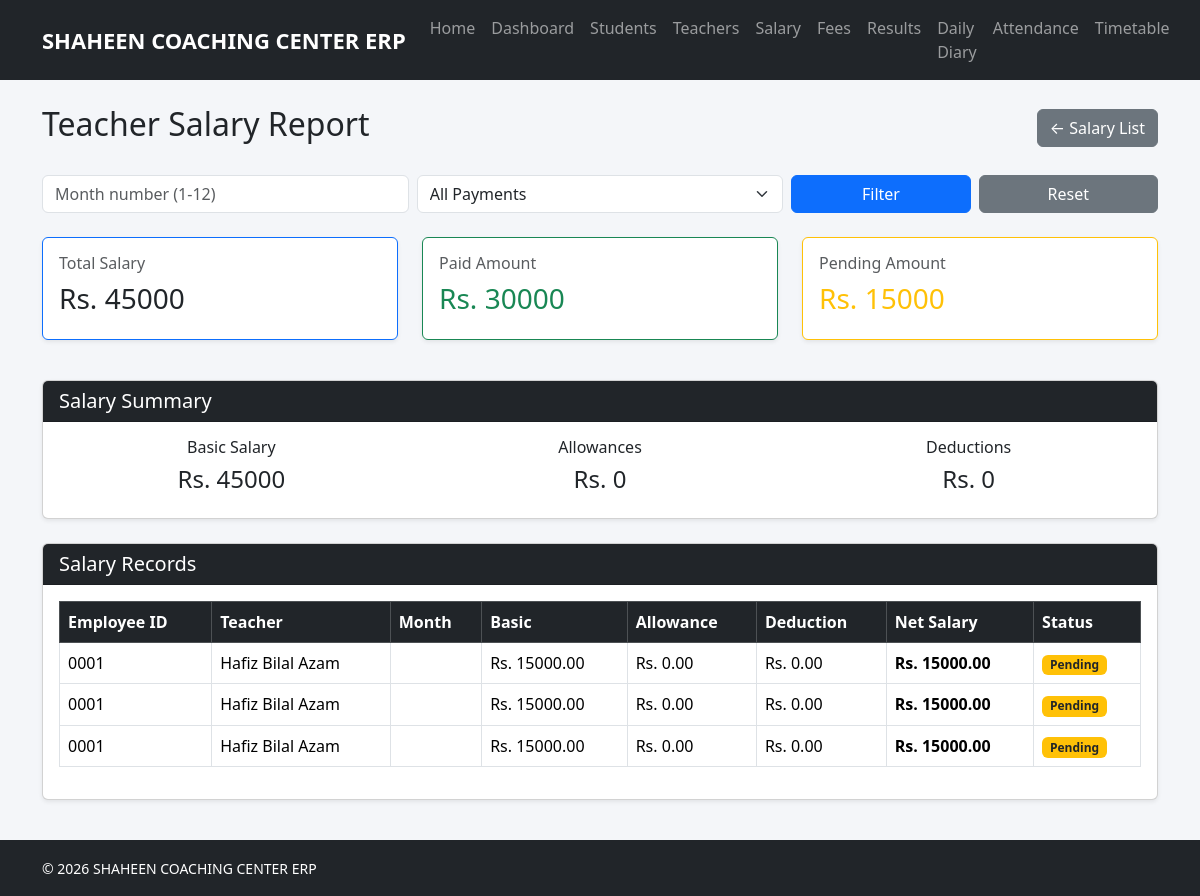
Page /teachers/salary-report/ (signed in) on the committed database.
### salary/models.py (models this page shows, shortened)
class Salary(models.Model):
    MONTH_CHOICES = [
        ("January", "January"),
        ("February", "February"),
        ("March", "March"),
        ("April", "April"),
        ("May", "May"),
        ("June", "June"),
        ("July", "July"),
        ("August", "August"),
        ("September", "September"),
        ("October", "October"),
        ("November", "November"),
        ("December", "December"),
    ]
    PAYMENT_METHODS = [
        ("Cash", "Cash"),
        ("Bank", "Bank"),
        ("JazzCash", "JazzCash"),
        ("EasyPaisa", "EasyPaisa"),
    ]
    teacher = models.ForeignKey(
        Teacher,
        on_delete=models.CASCADE,
        related_name="salary_entries"
    )
    month = models.CharField(
        max_length=20,
        choices=MONTH_CHOICES
    )
    year = models.PositiveIntegerField()
    basic_salary = models.DecimalField(
        max_digits=10,
        decimal_places=2,
        default=0
    )
    allowance = models.DecimalField(
        max_digits=10,
        decimal_places=2,
        default=0
    )
    advance = models.DecimalField(
        max_digits=10,
        decimal_places=2,
        default=0
    )
    deduction = models.DecimalField(
        max_digits=10,
        decimal_places=2,
        default=0
    )
    net_salary = models.DecimalField(
        max_digits=10,
        decimal_places=2,
        default=0
    )
    paid = models.BooleanField(
        default=False
    )
    payment_method = models.CharField(
        max_length=20,
        choices=PAYMENT_METHODS,
        default="Cash"
    )
    payment_date = models.DateField(
        null=True,
        blank=True
    )
    remarks = models.TextField(
        blank=True
    )
    created_at = models.DateTimeField(
        auto_now_add=True
    )
    class Meta:
        ordering = [
            "-year",
            "-id",
        ]
        constraints = [
            models.UniqueConstraint(
                fields=[
                    "teacher",
                    "month",
                    "year",
                ],
                name="unique_salary_teacher_month_year"
            )
        ]

### teachers/models.py (models this page shows, shortened)
class Teacher(models.Model):
    GENDER_CHOICES = [
        ("Male", "Male"),
        ("Female", "Female"),
    ]
    STATUS_CHOICES = [
        ("Active", "Active"),
        ("Inactive", "Inactive"),
    ]
    user = models.OneToOneField(
        User,
        on_delete=models.SET_NULL,
        related_name="teacher_profile",
        blank=True,
        null=True,
    )
    employee_id = models.CharField(
        max_length=20,
        unique=True,
        blank=True,
        null=True,
    )
    first_name = models.CharField(
        max_length=100
    )
    last_name = models.CharField(
        max_length=100,
        blank=True,
    )
    father_name = models.CharField(
        max_length=150
    )
    photo = models.ImageField(
        upload_to="teachers/",
        blank=True,
        null=True,
    )
    gender = models.CharField(
        max_length=10,
        choices=GENDER_CHOICES,
    )
    date_of_birth = models.DateField()
    phone = models.CharField(
        max_length=20
    )
    email = models.EmailField(
        blank=True,
        null=True,
    )
    cnic = models.CharField(
        max_length=15,
        unique=True,
    )
    qualification = models.CharField(
        max_length=150
    )
    subject = models.CharField(
        max_length=100
    )
    salary = models.DecimalField(
        max_digits=10,
        decimal_places=2,
    )
    joining_date = models.DateField()
    address = models.TextField()
    status = models.CharField(
        max_length=10,
        choices=STATUS_CHOICES,
        default="Active",
    )
    created_at = models.DateTimeField(
        auto_now_add=True
    )

### teachers/views.py (the view)
@login_required
@role_required("Super Admin", "Accountant")
def salary_report(request):
    month = request.GET.get("month", "").strip()
    year = request.GET.get("year", "").strip()
    paid = request.GET.get("paid", "").strip()
    salaries = Salary.objects.select_related(
        "teacher"
    ).all()
    if month:
        salaries = salaries.filter(
            month=month
        )
    if year:
        salaries = salaries.filter(
            year=year
        )
    if paid == "true":
        salaries = salaries.filter(
            paid=True
        )
    elif paid == "false":
        salaries = salaries.filter(
            paid=False
        )
    summary = salaries.aggregate(
        total_salary=Sum("net_salary"),
        total_basic=Sum("basic_salary"),
        total_allowance=Sum("allowance"),
        total_advance=Sum("advance"),
        total_deduction=Sum("deduction"),
    )
    paid_amount = salaries.filter(
        paid=True
    ).aggregate(
        total=Sum("net_salary")
    )["total"] or 0
    pending_amount = salaries.filter(
        paid=False
    ).aggregate(
        total=Sum("net_salary")
    )["total"] or 0
    return render(
        request,
        "teachers/salary_report.html",
        {
            "salaries": salaries.order_by(
                "-year",
                "-id"
            ),
            "month": month,
            "year": year,
            "paid": paid,
            "total_salary": summary["total_salary"] or 0,
            "total_basic": summary["total_basic"] or 0,
            "total_allowance": summary["total_allowance"] or 0,
            "total_advance": summary["total_advance"] or 0,
            "total_deduction": summary["total_deduction"] or 0,
            "paid_amount": paid_amount,
            "pending_amount": pending_amount,
        }
    )

### accounts/utils.py (called while the page is built, shortened)
def role_required(*allowed_roles):
    def decorator(view_func):
        @wraps(view_func)
        def wrapper(request, *args, **kwargs):
            if not request.user.is_authenticated:
                return redirect("accounts:login")
            if request.user.is_superuser:
                return view_func(
                    request,
                    *args,
                    **kwargs
                )
        return wrapper
    return decorator

### teachers/templates/teachers/salary_report.html (shortened to what this page needs)
{% extends 'base/base.html' %}
{% block content %}
<div class="d-flex justify-content-between align-items-center mb-4">
    <h2>Teacher Salary Report</h2>
    <a
        href="{% url 'teachers:salary_list' %}"
        class="btn btn-secondary">
        ← Salary List
    </a>
</div>
<form method="GET" class="row g-2 mb-4">
    <div class="col-md-4">
        <input
            type="number"
            name="month"
            class="form-control"
            placeholder="Month number (1-12)"
            min="1"
            max="12"
            value="{{ month }}"
        >
    </div>
    <div class="col-md-4">
        <select
            name="status"
            class="form-select">
            <option value="">
                All Payments
            </option>
        </select>
    </div>
    <div class="col-md-2">
        <button
            type="submit"
            class="btn btn-primary w-100">
            Filter
        </button>
    </div>
    <div class="col-md-2">
        <a
            href="{% url 'teachers:salary_report' %}"
            class="btn btn-secondary w-100">
            Reset
        </a>
    </div>
</form>
<div class="row mb-4">
    <div class="col-md-4 mb-3">
        <div class="card shadow-sm border-primary">
            <div class="card-body">
                <h6 class="text-muted">
                    Total Salary
                </h6>
                <h3>
                    Rs. {{ total_salary }}
                </h3>
            </div>
        </div>
    </div>
    <div class="col-md-4 mb-3">
        <div class="card shadow-sm border-success">
            <div class="card-body">
                <h6 class="text-muted">
                    Paid Amount
                </h6>
                <h3 class="text-success">
                    Rs. {{ paid_amount }}
                </h3>
            </div>
        </div>
    </div>
    <div class="col-md-4 mb-3">
        <div class="card shadow-sm border-warning">
            <div class="card-body">
                <h6 class="text-muted">
                    Pending Amount
                </h6>
                <h3 class="text-warning">
                    Rs. {{ pending_amount }}
                </h3>
            </div>
        </div>
    </div>
</div>
<div class="card shadow-sm mb-4">
    <div class="card-header bg-dark text-white">
        <h5 class="mb-0">
            Salary Summary
        </h5>
    </div>
    <div class="card-body">
        <div class="row text-center">
            <div class="col-md-4">
                <h6>
                    Basic Salary
                </h6>
                <h4>
                    Rs. {{ total_basic }}
                </h4>
            </div>
            <div class="col-md-4">
                <h6>
                    Allowances
                </h6>
                <h4>
                    Rs. {{ total_allowance }}
                </h4>
            </div>
            <div class="col-md-4">
                <h6>
                    Deductions
                </h6>
                <h4>
                    Rs. {{ total_deduction }}
                </h4>
            </div>
        </div>
    </div>
</div>
<div class="card shadow-sm">
    <div class="card-header bg-dark text-white">
        <h5 class="mb-0">
            Salary Records
        </h5>
    </div>
    <div class="card-body">
        <div class="table-responsive">
            <table class="table table-bordered table-hover align-middle">
                <thead class="table-dark">
                    <tr>
                        <th>Employee ID</th>
                        <th>Teacher</th>
                        <th>Month</th>
                        <th>Basic</th>
                        <th>Allowance</th>
                        <th>Deduction</th>
                        <th>Net Salary</th>
                        <th>Status</th>
                    </tr>
                </thead>
                <tbody>
                {% for salary in salaries %}
                    <tr>
                        <td>
                            {{ salary.teacher.employee_id }}
                        </td>
                        <td>
                            {{ salary.teacher.first_name }}
                            {{ salary.teacher.last_name }}
                        </td>
                        <td>
                        </td>
                        <td>
                            Rs. {{ salary.basic_salary }}
                        </td>
                        <td>
                            Rs. {{ salary.allowance }}
                        </td>
                        <td>
                            Rs. {{ salary.deduction }}
                        </td>
                        <td>
                            <strong>
                                Rs. {{ salary.net_salary }}
                            </strong>
                        </td>
                        <td>
                            {% if salary.payment_status == "Paid" %}
                                <span class="badge bg-success">
                                    Paid
                                </span>
                            {% else %}
                                <span class="badge bg-warning text-dark">
                                    Pending
                                </span>
                            {% endif %}
                        </td>
                    </tr>
                {% endfor %}
                </tbody>
            </table>
        </div>
    </div>
</div>
{% endblock %}

### templates/base/base.html (style rules this page uses)
body { background: #f4f6f9; }

### rows in the picture
Salary: teacher.employee_id "0001", teacher.first_name "Hafiz Bilal", teacher.last_name "Azam", basic_salary "15000.00", allowance "0.00", deduction "0.00", net_salary "15000.00"
Salary: teacher.employee_id "0001", teacher.first_name "Hafiz Bilal", teacher.last_name "Azam", basic_salary "15000.00", allowance "0.00", deduction "0.00", net_salary "15000.00"
Salary: teacher.employee_id "0001", teacher.first_name "Hafiz Bilal", teacher.last_name "Azam", basic_salary "15000.00", allowance "0.00", deduction "0.00", net_salary "15000.00"

### other values in the picture
{{ total_salary }} "45000"
{{ paid_amount }} "30000"
{{ pending_amount }} "15000"
{{ total_basic }} "45000"
{{ total_allowance }} "0"
{{ total_deduction }} "0"
